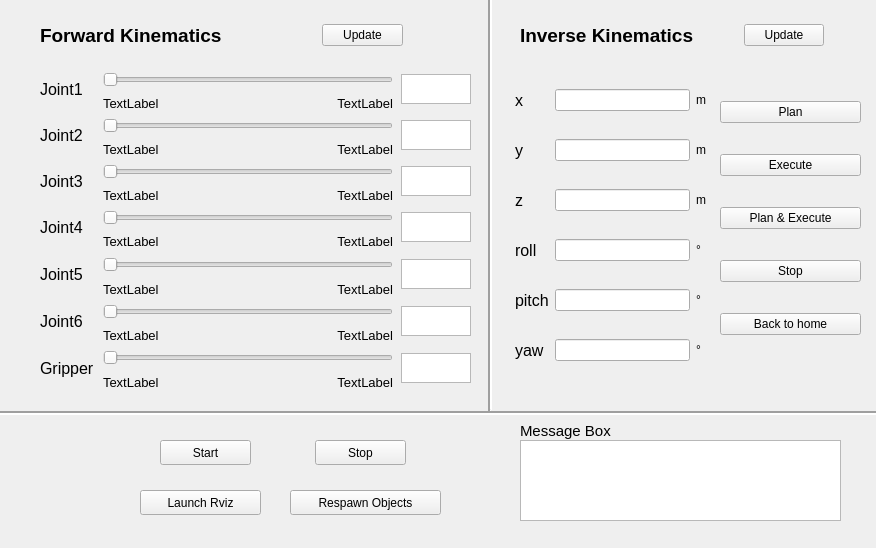
<?xml version="1.0" encoding="UTF-8"?>
<ui version="4.0">
 <class>Form</class>
 <widget class="QWidget" name="Form">
  <property name="geometry">
   <rect>
    <x>0</x>
    <y>0</y>
    <width>876</width>
    <height>548</height>
   </rect>
  </property>
  <property name="windowTitle">
   <string>Form</string>
  </property>
  <widget class="QWidget" name="layoutWidget">
   <property name="geometry">
    <rect>
     <x>720</x>
     <y>90</y>
     <width>141</width>
     <height>257</height>
    </rect>
   </property>
   <layout class="QVBoxLayout" name="verticalLayout">
    <property name="spacing">
     <number>20</number>
    </property>
    <item>
     <widget class="QPushButton" name="planButton">
      <property name="text">
       <string>Plan</string>
      </property>
     </widget>
    </item>
    <item>
     <widget class="QPushButton" name="executeButton">
      <property name="text">
       <string>Execute</string>
      </property>
     </widget>
    </item>
    <item>
     <widget class="QPushButton" name="planexeButton">
      <property name="text">
       <string>Plan &amp;&amp; Execute</string>
      </property>
     </widget>
    </item>
    <item>
     <widget class="QPushButton" name="stopexeButton">
      <property name="text">
       <string>Stop</string>
      </property>
     </widget>
    </item>
    <item>
     <widget class="QPushButton" name="homeButton">
      <property name="text">
       <string>Back to home</string>
      </property>
     </widget>
    </item>
   </layout>
  </widget>
  <widget class="QPushButton" name="stop_button">
   <property name="geometry">
    <rect>
     <x>315</x>
     <y>440</y>
     <width>91</width>
     <height>25</height>
    </rect>
   </property>
   <property name="text">
    <string>Stop</string>
   </property>
   <property name="icon">
    <iconset resource="resources.qrc">
     <normaloff>:/images/stop.png</normaloff>:/images/stop.png</iconset>
   </property>
  </widget>
  <widget class="QPushButton" name="start_button">
   <property name="geometry">
    <rect>
     <x>160</x>
     <y>440</y>
     <width>91</width>
     <height>25</height>
    </rect>
   </property>
   <property name="text">
    <string>Start</string>
   </property>
   <property name="icon">
    <iconset resource="resources.qrc">
     <normaloff>:/images/play.png</normaloff>:/images/play.png</iconset>
   </property>
  </widget>
  <widget class="QPushButton" name="rvizButton">
   <property name="geometry">
    <rect>
     <x>140</x>
     <y>490</y>
     <width>121</width>
     <height>25</height>
    </rect>
   </property>
   <property name="text">
    <string>Launch Rviz</string>
   </property>
  </widget>
  <widget class="QTextBrowser" name="browser">
   <property name="geometry">
    <rect>
     <x>520</x>
     <y>440</y>
     <width>321</width>
     <height>81</height>
    </rect>
   </property>
  </widget>
  <widget class="QWidget" name="layoutWidget">
   <property name="geometry">
    <rect>
     <x>40</x>
     <y>20</y>
     <width>363</width>
     <height>31</height>
    </rect>
   </property>
   <layout class="QHBoxLayout" name="horizontalLayout">
    <property name="spacing">
     <number>100</number>
    </property>
    <item>
     <widget class="QLabel" name="label_8">
      <property name="font">
       <font>
        <pointsize>14</pointsize>
        <weight>75</weight>
        <bold>true</bold>
       </font>
      </property>
      <property name="text">
       <string>Forward Kinematics</string>
      </property>
     </widget>
    </item>
    <item>
     <widget class="QPushButton" name="updatefkButton">
      <property name="text">
       <string>Update</string>
      </property>
     </widget>
    </item>
   </layout>
  </widget>
  <widget class="QLabel" name="label_16">
   <property name="geometry">
    <rect>
     <x>20</x>
     <y>430</y>
     <width>81</width>
     <height>81</height>
    </rect>
   </property>
   <property name="text">
    <string/>
   </property>
   <property name="pixmap">
    <pixmap resource="resources.qrc">:/images/jderobot.png</pixmap>
   </property>
   <property name="scaledContents">
    <bool>true</bool>
   </property>
  </widget>
  <widget class="QWidget" name="layoutWidget">
   <property name="geometry">
    <rect>
     <x>40</x>
     <y>70</y>
     <width>431</width>
     <height>318</height>
    </rect>
   </property>
   <layout class="QGridLayout" name="gridLayout">
    <property name="spacing">
     <number>8</number>
    </property>
    <item row="0" column="0" rowspan="2">
     <widget class="QLabel" name="label">
      <property name="maximumSize">
       <size>
        <width>50</width>
        <height>16777215</height>
       </size>
      </property>
      <property name="font">
       <font>
        <pointsize>12</pointsize>
        <weight>50</weight>
        <bold>false</bold>
       </font>
      </property>
      <property name="text">
       <string>Joint1</string>
      </property>
     </widget>
    </item>
    <item row="11" column="1" colspan="2">
     <widget class="QSlider" name="jointSlider_6">
      <property name="minimumSize">
       <size>
        <width>0</width>
        <height>20</height>
       </size>
      </property>
      <property name="orientation">
       <enum>Qt::Horizontal</enum>
      </property>
     </widget>
    </item>
    <item row="14" column="1">
     <widget class="QLabel" name="gripper_low">
      <property name="maximumSize">
       <size>
        <width>16777215</width>
        <height>12</height>
       </size>
      </property>
      <property name="font">
       <font>
        <pointsize>10</pointsize>
       </font>
      </property>
      <property name="text">
       <string>TextLabel</string>
      </property>
     </widget>
    </item>
    <item row="13" column="1" colspan="2">
     <widget class="QSlider" name="gripperSlider">
      <property name="minimumSize">
       <size>
        <width>0</width>
        <height>20</height>
       </size>
      </property>
      <property name="orientation">
       <enum>Qt::Horizontal</enum>
      </property>
     </widget>
    </item>
    <item row="4" column="1" colspan="2">
     <widget class="QSlider" name="jointSlider_3">
      <property name="minimumSize">
       <size>
        <width>0</width>
        <height>20</height>
       </size>
      </property>
      <property name="orientation">
       <enum>Qt::Horizontal</enum>
      </property>
     </widget>
    </item>
    <item row="0" column="1" colspan="2">
     <widget class="QSlider" name="jointSlider_1">
      <property name="minimumSize">
       <size>
        <width>0</width>
        <height>20</height>
       </size>
      </property>
      <property name="orientation">
       <enum>Qt::Horizontal</enum>
      </property>
     </widget>
    </item>
    <item row="3" column="1">
     <widget class="QLabel" name="joint2_low">
      <property name="maximumSize">
       <size>
        <width>16777215</width>
        <height>10</height>
       </size>
      </property>
      <property name="font">
       <font>
        <pointsize>10</pointsize>
       </font>
      </property>
      <property name="text">
       <string>TextLabel</string>
      </property>
     </widget>
    </item>
    <item row="7" column="2">
     <widget class="QLabel" name="joint4_high">
      <property name="maximumSize">
       <size>
        <width>16777215</width>
        <height>10</height>
       </size>
      </property>
      <property name="font">
       <font>
        <pointsize>10</pointsize>
       </font>
      </property>
      <property name="text">
       <string>TextLabel</string>
      </property>
      <property name="alignment">
       <set>Qt::AlignRight|Qt::AlignTrailing|Qt::AlignVCenter</set>
      </property>
     </widget>
    </item>
    <item row="14" column="2">
     <widget class="QLabel" name="gripper_high">
      <property name="maximumSize">
       <size>
        <width>16777215</width>
        <height>12</height>
       </size>
      </property>
      <property name="font">
       <font>
        <pointsize>10</pointsize>
       </font>
      </property>
      <property name="text">
       <string>TextLabel</string>
      </property>
      <property name="alignment">
       <set>Qt::AlignRight|Qt::AlignTrailing|Qt::AlignVCenter</set>
      </property>
     </widget>
    </item>
    <item row="3" column="2">
     <widget class="QLabel" name="joint2_high">
      <property name="maximumSize">
       <size>
        <width>16777215</width>
        <height>10</height>
       </size>
      </property>
      <property name="font">
       <font>
        <pointsize>10</pointsize>
       </font>
      </property>
      <property name="text">
       <string>TextLabel</string>
      </property>
      <property name="alignment">
       <set>Qt::AlignRight|Qt::AlignTrailing|Qt::AlignVCenter</set>
      </property>
     </widget>
    </item>
    <item row="12" column="2">
     <widget class="QLabel" name="joint6_high">
      <property name="maximumSize">
       <size>
        <width>16777215</width>
        <height>10</height>
       </size>
      </property>
      <property name="font">
       <font>
        <pointsize>10</pointsize>
       </font>
      </property>
      <property name="text">
       <string>TextLabel</string>
      </property>
      <property name="alignment">
       <set>Qt::AlignRight|Qt::AlignTrailing|Qt::AlignVCenter</set>
      </property>
     </widget>
    </item>
    <item row="1" column="1">
     <widget class="QLabel" name="joint1_low">
      <property name="maximumSize">
       <size>
        <width>16777215</width>
        <height>10</height>
       </size>
      </property>
      <property name="font">
       <font>
        <pointsize>10</pointsize>
       </font>
      </property>
      <property name="text">
       <string>TextLabel</string>
      </property>
     </widget>
    </item>
    <item row="6" column="1" colspan="2">
     <widget class="QSlider" name="jointSlider_4">
      <property name="minimumSize">
       <size>
        <width>0</width>
        <height>20</height>
       </size>
      </property>
      <property name="orientation">
       <enum>Qt::Horizontal</enum>
      </property>
     </widget>
    </item>
    <item row="12" column="1">
     <widget class="QLabel" name="joint6_low">
      <property name="maximumSize">
       <size>
        <width>16777215</width>
        <height>10</height>
       </size>
      </property>
      <property name="font">
       <font>
        <pointsize>10</pointsize>
       </font>
      </property>
      <property name="text">
       <string>TextLabel</string>
      </property>
     </widget>
    </item>
    <item row="5" column="1">
     <widget class="QLabel" name="joint3_low">
      <property name="maximumSize">
       <size>
        <width>16777215</width>
        <height>10</height>
       </size>
      </property>
      <property name="font">
       <font>
        <pointsize>10</pointsize>
       </font>
      </property>
      <property name="text">
       <string>TextLabel</string>
      </property>
     </widget>
    </item>
    <item row="7" column="1">
     <widget class="QLabel" name="joint4_low">
      <property name="maximumSize">
       <size>
        <width>16777215</width>
        <height>10</height>
       </size>
      </property>
      <property name="font">
       <font>
        <pointsize>10</pointsize>
       </font>
      </property>
      <property name="text">
       <string>TextLabel</string>
      </property>
     </widget>
    </item>
    <item row="5" column="2">
     <widget class="QLabel" name="joint3_high">
      <property name="maximumSize">
       <size>
        <width>16777215</width>
        <height>10</height>
       </size>
      </property>
      <property name="font">
       <font>
        <pointsize>10</pointsize>
       </font>
      </property>
      <property name="text">
       <string>TextLabel</string>
      </property>
      <property name="alignment">
       <set>Qt::AlignRight|Qt::AlignTrailing|Qt::AlignVCenter</set>
      </property>
     </widget>
    </item>
    <item row="2" column="1" colspan="2">
     <widget class="QSlider" name="jointSlider_2">
      <property name="minimumSize">
       <size>
        <width>0</width>
        <height>20</height>
       </size>
      </property>
      <property name="orientation">
       <enum>Qt::Horizontal</enum>
      </property>
     </widget>
    </item>
    <item row="1" column="2">
     <widget class="QLabel" name="joint1_high">
      <property name="maximumSize">
       <size>
        <width>16777215</width>
        <height>10</height>
       </size>
      </property>
      <property name="font">
       <font>
        <pointsize>10</pointsize>
        <stylestrategy>PreferDefault</stylestrategy>
       </font>
      </property>
      <property name="text">
       <string>TextLabel</string>
      </property>
      <property name="alignment">
       <set>Qt::AlignRight|Qt::AlignTrailing|Qt::AlignVCenter</set>
      </property>
     </widget>
    </item>
    <item row="2" column="0" rowspan="2">
     <widget class="QLabel" name="label_2">
      <property name="font">
       <font>
        <pointsize>12</pointsize>
       </font>
      </property>
      <property name="text">
       <string>Joint2</string>
      </property>
     </widget>
    </item>
    <item row="4" column="0" rowspan="2">
     <widget class="QLabel" name="label_3">
      <property name="font">
       <font>
        <pointsize>12</pointsize>
       </font>
      </property>
      <property name="text">
       <string>Joint3</string>
      </property>
     </widget>
    </item>
    <item row="6" column="0" rowspan="2">
     <widget class="QLabel" name="label_4">
      <property name="font">
       <font>
        <pointsize>12</pointsize>
       </font>
      </property>
      <property name="text">
       <string>Joint4</string>
      </property>
     </widget>
    </item>
    <item row="11" column="0" rowspan="2">
     <widget class="QLabel" name="label_6">
      <property name="font">
       <font>
        <pointsize>12</pointsize>
       </font>
      </property>
      <property name="text">
       <string>Joint6</string>
      </property>
     </widget>
    </item>
    <item row="13" column="0" rowspan="2">
     <widget class="QLabel" name="label_7">
      <property name="font">
       <font>
        <pointsize>12</pointsize>
       </font>
      </property>
      <property name="text">
       <string>Gripper</string>
      </property>
     </widget>
    </item>
    <item row="10" column="2">
     <widget class="QLabel" name="joint5_high">
      <property name="maximumSize">
       <size>
        <width>16777215</width>
        <height>10</height>
       </size>
      </property>
      <property name="font">
       <font>
        <pointsize>10</pointsize>
       </font>
      </property>
      <property name="text">
       <string>TextLabel</string>
      </property>
      <property name="alignment">
       <set>Qt::AlignRight|Qt::AlignTrailing|Qt::AlignVCenter</set>
      </property>
     </widget>
    </item>
    <item row="10" column="1">
     <widget class="QLabel" name="joint5_low">
      <property name="maximumSize">
       <size>
        <width>16777215</width>
        <height>10</height>
       </size>
      </property>
      <property name="font">
       <font>
        <pointsize>10</pointsize>
       </font>
      </property>
      <property name="text">
       <string>TextLabel</string>
      </property>
     </widget>
    </item>
    <item row="8" column="1" rowspan="2" colspan="2">
     <widget class="QSlider" name="jointSlider_5">
      <property name="minimumSize">
       <size>
        <width>0</width>
        <height>20</height>
       </size>
      </property>
      <property name="orientation">
       <enum>Qt::Horizontal</enum>
      </property>
     </widget>
    </item>
    <item row="8" column="0" rowspan="3">
     <widget class="QLabel" name="label_5">
      <property name="font">
       <font>
        <pointsize>12</pointsize>
       </font>
      </property>
      <property name="text">
       <string>Joint5</string>
      </property>
     </widget>
    </item>
    <item row="0" column="3" rowspan="2">
     <widget class="QTextBrowser" name="joint1Browser">
      <property name="maximumSize">
       <size>
        <width>70</width>
        <height>30</height>
       </size>
      </property>
     </widget>
    </item>
    <item row="2" column="3" rowspan="2">
     <widget class="QTextBrowser" name="joint2Browser">
      <property name="maximumSize">
       <size>
        <width>70</width>
        <height>30</height>
       </size>
      </property>
     </widget>
    </item>
    <item row="4" column="3" rowspan="2">
     <widget class="QTextBrowser" name="joint3Browser">
      <property name="maximumSize">
       <size>
        <width>70</width>
        <height>30</height>
       </size>
      </property>
     </widget>
    </item>
    <item row="6" column="3" rowspan="2">
     <widget class="QTextBrowser" name="joint4Browser">
      <property name="maximumSize">
       <size>
        <width>70</width>
        <height>30</height>
       </size>
      </property>
     </widget>
    </item>
    <item row="11" column="3" rowspan="2">
     <widget class="QTextBrowser" name="joint6Browser">
      <property name="maximumSize">
       <size>
        <width>70</width>
        <height>30</height>
       </size>
      </property>
     </widget>
    </item>
    <item row="13" column="3" rowspan="2">
     <widget class="QTextBrowser" name="gripperBrowser">
      <property name="maximumSize">
       <size>
        <width>70</width>
        <height>30</height>
       </size>
      </property>
     </widget>
    </item>
    <item row="8" column="3" rowspan="3">
     <widget class="QTextBrowser" name="joint5Browser">
      <property name="maximumSize">
       <size>
        <width>70</width>
        <height>30</height>
       </size>
      </property>
     </widget>
    </item>
   </layout>
  </widget>
  <widget class="QWidget" name="layoutWidget">
   <property name="geometry">
    <rect>
     <x>520</x>
     <y>20</y>
     <width>304</width>
     <height>31</height>
    </rect>
   </property>
   <layout class="QHBoxLayout" name="horizontalLayout_2">
    <property name="spacing">
     <number>50</number>
    </property>
    <item>
     <widget class="QLabel" name="label_9">
      <property name="font">
       <font>
        <pointsize>14</pointsize>
        <weight>75</weight>
        <bold>true</bold>
       </font>
      </property>
      <property name="text">
       <string>Inverse Kinematics</string>
      </property>
     </widget>
    </item>
    <item>
     <widget class="QPushButton" name="updateikButton">
      <property name="text">
       <string>Update</string>
      </property>
     </widget>
    </item>
   </layout>
  </widget>
  <widget class="QWidget" name="layoutWidget">
   <property name="geometry">
    <rect>
     <x>515</x>
     <y>81</y>
     <width>191</width>
     <height>291</height>
    </rect>
   </property>
   <layout class="QGridLayout" name="gridLayout_2">
    <property name="verticalSpacing">
     <number>20</number>
    </property>
    <item row="0" column="0">
     <widget class="QLabel" name="label_10">
      <property name="font">
       <font>
        <pointsize>12</pointsize>
       </font>
      </property>
      <property name="text">
       <string>x</string>
      </property>
     </widget>
    </item>
    <item row="0" column="1">
     <widget class="QLineEdit" name="xEdit"/>
    </item>
    <item row="0" column="2">
     <widget class="QLabel" name="label_17">
      <property name="text">
       <string>m</string>
      </property>
     </widget>
    </item>
    <item row="1" column="0">
     <widget class="QLabel" name="label_11">
      <property name="font">
       <font>
        <pointsize>12</pointsize>
       </font>
      </property>
      <property name="text">
       <string>y</string>
      </property>
     </widget>
    </item>
    <item row="1" column="1">
     <widget class="QLineEdit" name="yEdit"/>
    </item>
    <item row="1" column="2">
     <widget class="QLabel" name="label_18">
      <property name="text">
       <string>m</string>
      </property>
     </widget>
    </item>
    <item row="2" column="0">
     <widget class="QLabel" name="label_12">
      <property name="font">
       <font>
        <pointsize>12</pointsize>
       </font>
      </property>
      <property name="text">
       <string>z</string>
      </property>
     </widget>
    </item>
    <item row="2" column="1">
     <widget class="QLineEdit" name="zEdit"/>
    </item>
    <item row="2" column="2">
     <widget class="QLabel" name="label_19">
      <property name="text">
       <string>m</string>
      </property>
     </widget>
    </item>
    <item row="3" column="0">
     <widget class="QLabel" name="label_13">
      <property name="font">
       <font>
        <pointsize>12</pointsize>
       </font>
      </property>
      <property name="text">
       <string>roll</string>
      </property>
     </widget>
    </item>
    <item row="3" column="1">
     <widget class="QLineEdit" name="rollEdit"/>
    </item>
    <item row="3" column="2">
     <widget class="QLabel" name="label_20">
      <property name="text">
       <string>°</string>
      </property>
     </widget>
    </item>
    <item row="4" column="0">
     <widget class="QLabel" name="label_14">
      <property name="font">
       <font>
        <pointsize>12</pointsize>
       </font>
      </property>
      <property name="text">
       <string>pitch</string>
      </property>
     </widget>
    </item>
    <item row="4" column="1">
     <widget class="QLineEdit" name="pitchEdit"/>
    </item>
    <item row="4" column="2">
     <widget class="QLabel" name="label_21">
      <property name="text">
       <string>°</string>
      </property>
     </widget>
    </item>
    <item row="5" column="0">
     <widget class="QLabel" name="label_15">
      <property name="font">
       <font>
        <pointsize>12</pointsize>
       </font>
      </property>
      <property name="text">
       <string>yaw</string>
      </property>
     </widget>
    </item>
    <item row="5" column="1">
     <widget class="QLineEdit" name="yawEdit"/>
    </item>
    <item row="5" column="2">
     <widget class="QLabel" name="label_22">
      <property name="text">
       <string>°</string>
      </property>
     </widget>
    </item>
   </layout>
  </widget>
  <widget class="Line" name="line">
   <property name="geometry">
    <rect>
     <x>-3</x>
     <y>400</y>
     <width>891</width>
     <height>26</height>
    </rect>
   </property>
   <property name="font">
    <font>
     <pointsize>11</pointsize>
    </font>
   </property>
   <property name="lineWidth">
    <number>2</number>
   </property>
   <property name="orientation">
    <enum>Qt::Horizontal</enum>
   </property>
  </widget>
  <widget class="Line" name="line_2">
   <property name="geometry">
    <rect>
     <x>480</x>
     <y>-10</y>
     <width>20</width>
     <height>421</height>
    </rect>
   </property>
   <property name="lineWidth">
    <number>2</number>
   </property>
   <property name="orientation">
    <enum>Qt::Vertical</enum>
   </property>
  </widget>
  <widget class="QPushButton" name="respawnButton">
   <property name="geometry">
    <rect>
     <x>290</x>
     <y>490</y>
     <width>151</width>
     <height>25</height>
    </rect>
   </property>
   <property name="text">
    <string>Respawn Objects</string>
   </property>
  </widget>
  <widget class="QLabel" name="label_23">
   <property name="geometry">
    <rect>
     <x>520</x>
     <y>420</y>
     <width>111</width>
     <height>21</height>
    </rect>
   </property>
   <property name="font">
    <font>
     <pointsize>11</pointsize>
     <weight>50</weight>
     <bold>false</bold>
    </font>
   </property>
   <property name="text">
    <string>Message Box</string>
   </property>
  </widget>
 </widget>
 <resources>
  <include location="resources.qrc"/>
  <include location="../../../../.designer/backup/resources.qrc"/>
 </resources>
 <connections/>
</ui>
